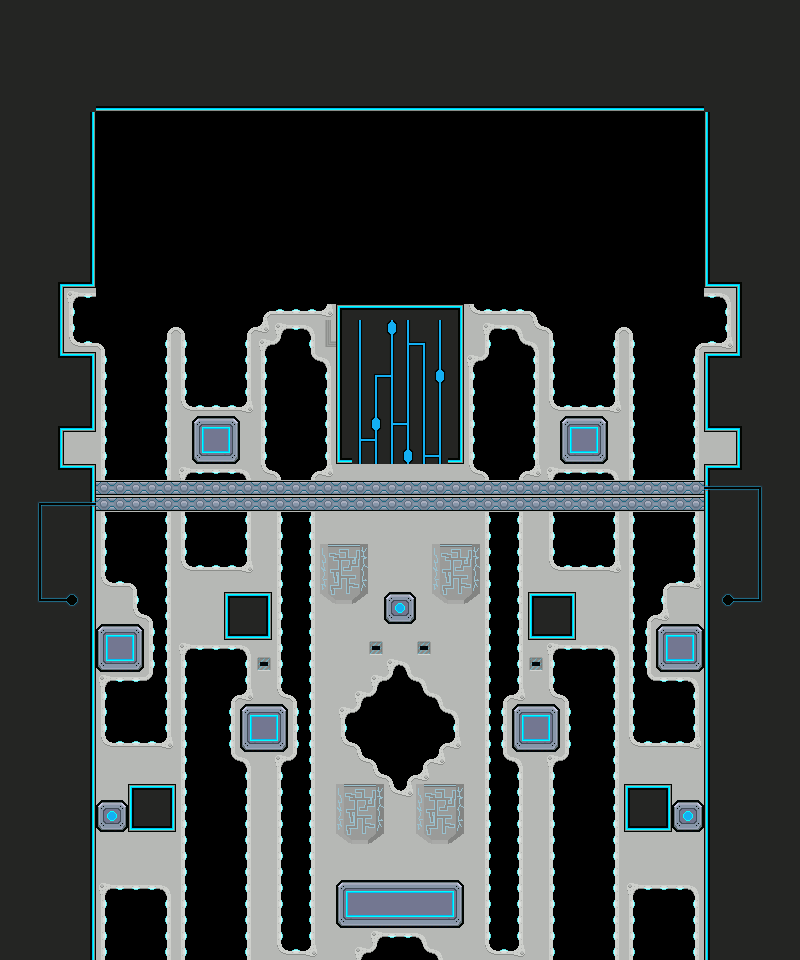

This is a level from a 2D game, rendered from its Tiled map with the project's own tilesets. A one-line summary and the map file follow, with tile-layer data summarised:
An orthogonal 50x60 tile map with 16x16 px tiles, 1 tile layer (Tile Layer 1), 2 tilesets and 16 objects (4x script_BombSpawn).

<map version="1.0" orientation="orthogonal" renderorder="right-down" width="50" height="60" tilewidth="16" tileheight="16">
 <tileset firstgid="1" source="main.tsx" />
 <tileset firstgid="501" source="objects.tsx" />
 <layer name="Tile Layer 1" width="50" height="60">
  <data>[3000 cells, 3000 non-empty, 72 distinct tile ids]</data>
 </layer>
 <objectgroup name="Object Layer 1">
  <object gid="501" x="367" y="889" />
  <object gid="515" x="369" y="608" />
  <object gid="515" x="46" y="478" />
  <object gid="515" x="690" y="478" />
  <object gid="515" x="76" y="815" />
  <object gid="515" x="653" y="817" />
  <object gid="510" x="329" y="899" />
  <object gid="510" x="348" y="898" />
  <object gid="510" x="397" y="900" />
  <object gid="511" x="652" y="637" />
  <object gid="511" x="85" y="636" />
  <object gid="504" x="371" y="312" />
  <object name="script_BombSpawn" x="376" y="648" />
  <object name="script_BombSpawn" x="424" y="648" />
  <object name="script_BombSpawn" x="536" y="662" />
  <object name="script_BombSpawn" x="263" y="663" />
 </objectgroup>
</map>
